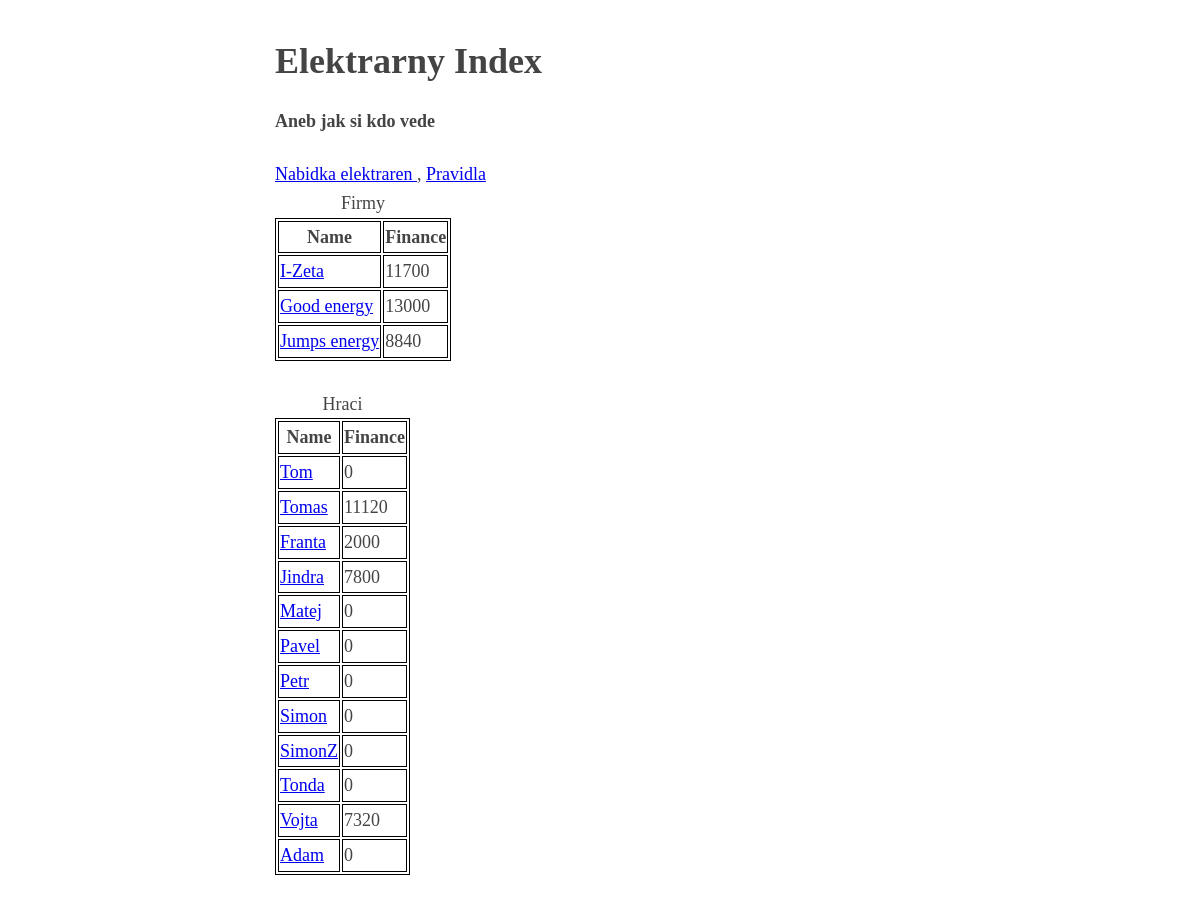
The page /powerplants on the database its author committed.
### app.py (models this page shows, shortened)
class Company(db.Model):
    id = db.Column(db.Integer, primary_key = True)
    name = db.Column(db.String(50), nullable = False)
    finance = db.Column(db.Integer, nullable = False)
    plants = db.relationship("Plant", back_populates = "company")
    users = db.relationship("User", back_populates = "company")

class User(db.Model):
    id = db.Column(db.Integer, primary_key = True)
    name = db.Column(db.String(50), nullable = False)
    finance = db.Column(db.Integer, nullable = False)
    company_id = db.Column(db.Integer, db.ForeignKey("company.id"))
    company = db.relationship("Company", back_populates = "users")
    plants = db.relationship("Plant", back_populates = "owner")

### app.py (the view)
@app.route("/powerplants")
def powerplants():
    users = User.query.all()
    companies = Company.query.all()
    return render_template('powerplants/index.html', users = users, companies = companies)

### templates/powerplants/index.html (shortened to what this page needs)
<!DOCTYPE html>
<html lang="en">
<head>
    <link rel="stylesheet" href="{{ url_for('static', filename='style.css') }}">
</head>
<body>
    <h1>Elektrarny Index</h1>
    <h4>Aneb jak si kdo vede</h4>
    <a href="/powerplants/plants"> Nabidka elektraren </a>, <a href="/powerplants/rules"> Pravidla </a>
    <table>
        <caption> Firmy </caption>
        <tr>
            <th> Name </th>
            <th> Finance </th>
        </tr>
        {% for company in companies %}
        <tr>
            <td> <a href="/powerplants/companies/{{ company.id }}"> {{company.name }} </a> </td>
            <td> {{ company.finance }} </td>
        </tr>
        {% endfor %}
    </table>
    <table>
        <caption> Hraci </caption>
        <tr>
            <th> Name </th>
            <th> Finance </th>
        </tr>
    {% for user in users %}
    <tr>
        <td> <a href="/powerplants/users/{{ user.id }}"> {{ user.name }}</a> </td>
        <td> {{ user.finance }} </td>
    </tr>
    {% endfor %}
    </table>
</body>

### static/style.css (style rules this page uses)
body { margin: 40px auto; max-width: 650px; line-height: 1.6; font-size: 18px; color: #444; padding: 0 10px; }
h1, h2, h3 { line-height: 1.2; }

### templates/powerplants/index.html (style rules this page uses)
table, th, td { border: 1px solid black; }

### rows shown on the page
Company: name "I-Zeta", finance "11700"
Company: name "Good energy", finance "13000"
Company: name "Jumps energy", finance "8840"
User: name "Tom", finance "0"
User: name "Tomas", finance "11120"
User: name "Franta", finance "2000"
User: name "Jindra", finance "7800"
User: name "Matej", finance "0"
User: name "Pavel", finance "0"
User: name "Petr", finance "0"
User: name "Simon", finance "0"
User: name "SimonZ", finance "0"
User: name "Tonda", finance "0"
User: name "Vojta", finance "7320"
User: name "Adam", finance "0"
